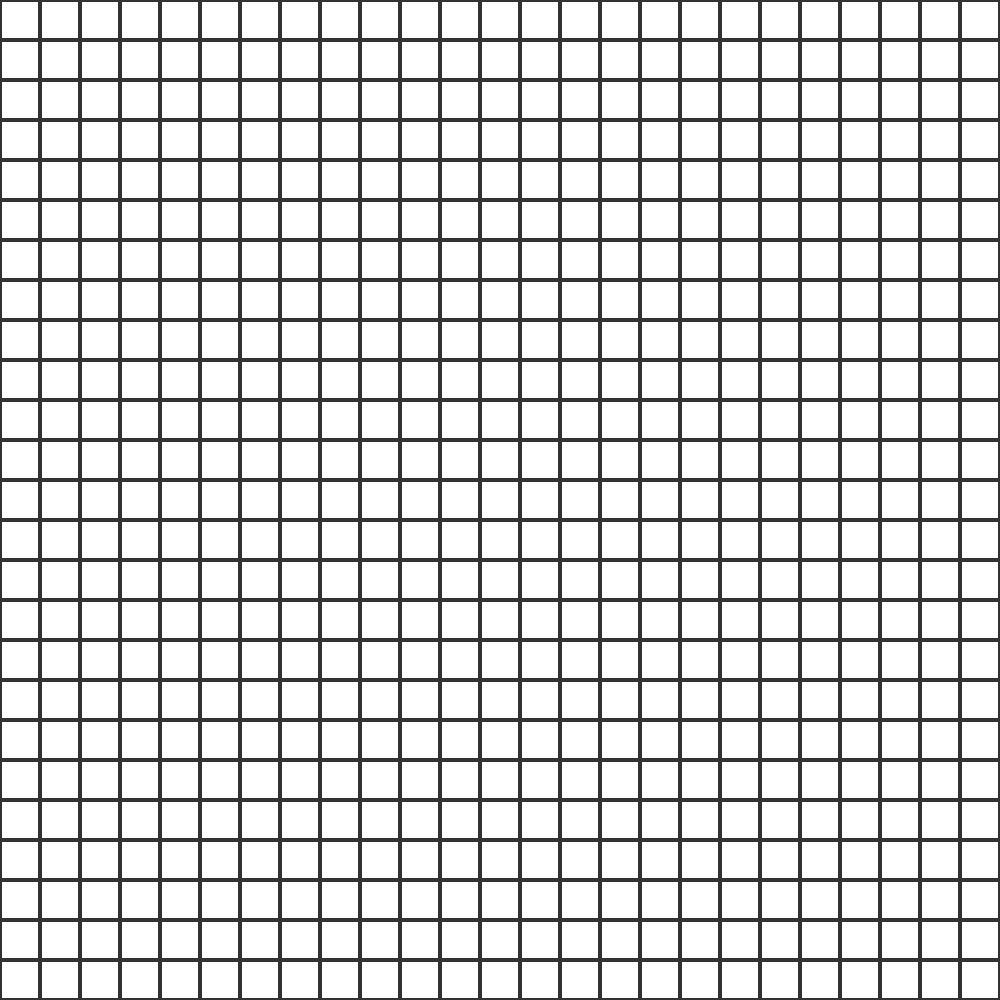
Frame 1 (no input)
Frame 60 (the mouse pressed at the canvas centre just before this capture): identical to frame 1, image omitted
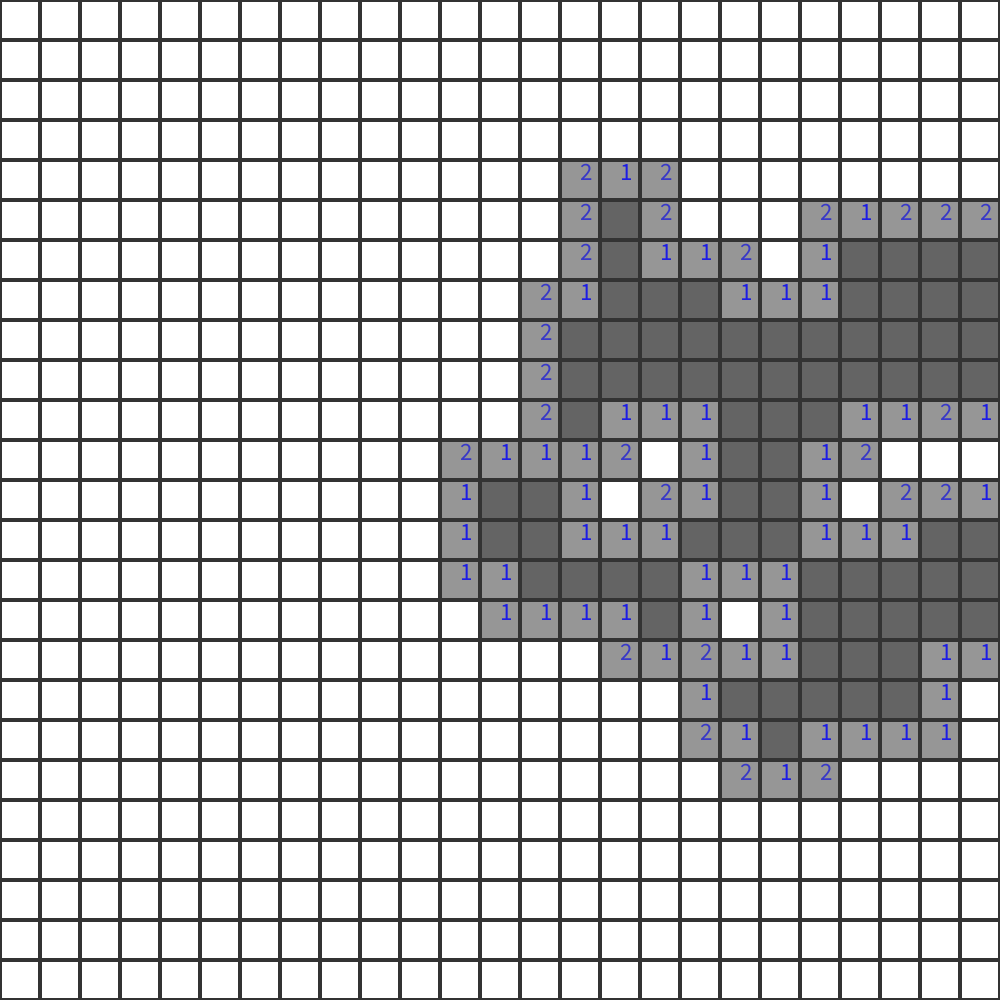
Frame 120 (the mouse held since frame 60 and released just before this capture)

The Processing sketch that drew these frames (run headless with seeded random() and noise(); from frame 60 on, the mouse is pressed at the canvas centre):

// Processing sketch: MineSweeper
// ── MineSweeper.pde
int xSize = 25, ySize = 25;
int xLen, yLen;
Box[][] boxes;

void setup(){
  size(1000,1000);
  xLen = width/xSize;
  yLen = width/ySize;
  boxes = new Box[xSize][ySize];
  for(int i = 0; i < xSize; i++){
    for(int j = 0; j < ySize; j++){
      boolean b = false;
      if(random(1) < 0.1){
        b = true;
      }
      boxes[i][j] = new Box(i,j,b);
    }
  }
  for(int i = 0; i < xSize; i++){
    for(int j = 0; j < ySize; j++){
      boxes[i][j].update();
    }
  }
}

void draw(){
  background(51);
  for(int i = 0; i < xSize; i++){
    for(int j = 0; j < ySize; j++){
      boxes[i][j].show();
    }
  }
  
}

void keyPressed(){
  if(keyCode == 32){
    int x = mouseX / xLen;
    int y = mouseY / yLen;
    boxes[x][y].mark();
  }
}


void mousePressed(){
  int x = mouseX / xLen;
  int y = mouseY / yLen;
  boxes[x][y].select();
}

// ── Box.pde
class Box{
  int iX;
  int iY;
  boolean bomb;
  boolean selected;
  int nb;
  color c = color(255);
  boolean marked;
  Box(int ix, int iy, boolean bomb){
    this.iX = ix;
    this.iY = iy;
    this.bomb = bomb;
    this.selected = false;
  }
  
  void update(){
    for(int x = this.iX-1; x <= this.iX+1; x++){
      for(int y = this.iY-1; y <= this.iY+1; y++){
        if(x == this.iX && y == this.iY){
          continue;
        }
        try{
          if(boxes[x][y].bomb){
            this.nb++;
          }
        }catch(ArrayIndexOutOfBoundsException e){}
      }
    }
  }
  
  void show(){
    fill(this.c);
    noStroke();
    rect(this.iX * xLen+2, this.iY*yLen+2, xLen-4, yLen-4);
    
    if(bomb && selected){
      fill(0);
      ellipse(this.iX * xLen+xLen/2, this.iY*yLen+yLen/2, xLen, yLen);
    } else if(!bomb && selected && this.nb != 0){
      fill(this.nb*255/9,this.nb*255/9,255-(this.nb*255/9));
      textSize(25);
      text(this.nb, this.iX * xLen+xLen/2, this.iY*yLen+yLen/2);
    }
    if(this.marked){
      stroke(255,0,0);
      fill(255,0,0);
      beginShape();
      vertex(this.iX*xLen+xLen/3, this.iY*yLen+yLen/8);
      vertex(this.iX*xLen+xLen/3, this.iY*yLen+yLen/2);
      vertex(this.iX*xLen+2*xLen/3, this.iY*yLen+5*yLen/16);
      endShape(CLOSE);
      stroke(0);
      line(this.iX*xLen+xLen/3, this.iY*yLen+yLen/8, this.iX*xLen+xLen/3, this.iY*yLen+7*yLen/8);
    }
  }

  void select(){
    if(selected){
      return;
    }else if(bomb){
      this.selected = true;
      for(int i = 0; i < xSize; i++){
        for(int j = 0; j < ySize; j++){
          boxes[i][j].selected = true;
          text("GAME OVER", 200,600);
        }
      }
    } else if(this.nb != 0){
      this.c = color(150);
      this.selected = true;
    } else if(this.nb == 0){
      this.selected = true;
      this.c = color(100);
      for(int x = this.iX-1; x <= this.iX+1; x++){
        for(int y = this.iY-1; y <= this.iY+1; y++){
          if(x == this.iX && y == this.iY){
            continue;
          }
          try{
            boxes[x][y].select();
          }catch(ArrayIndexOutOfBoundsException e){}
        }
      }
    }
  }

  void mark(){
    this.marked = !this.marked;
  }

}
